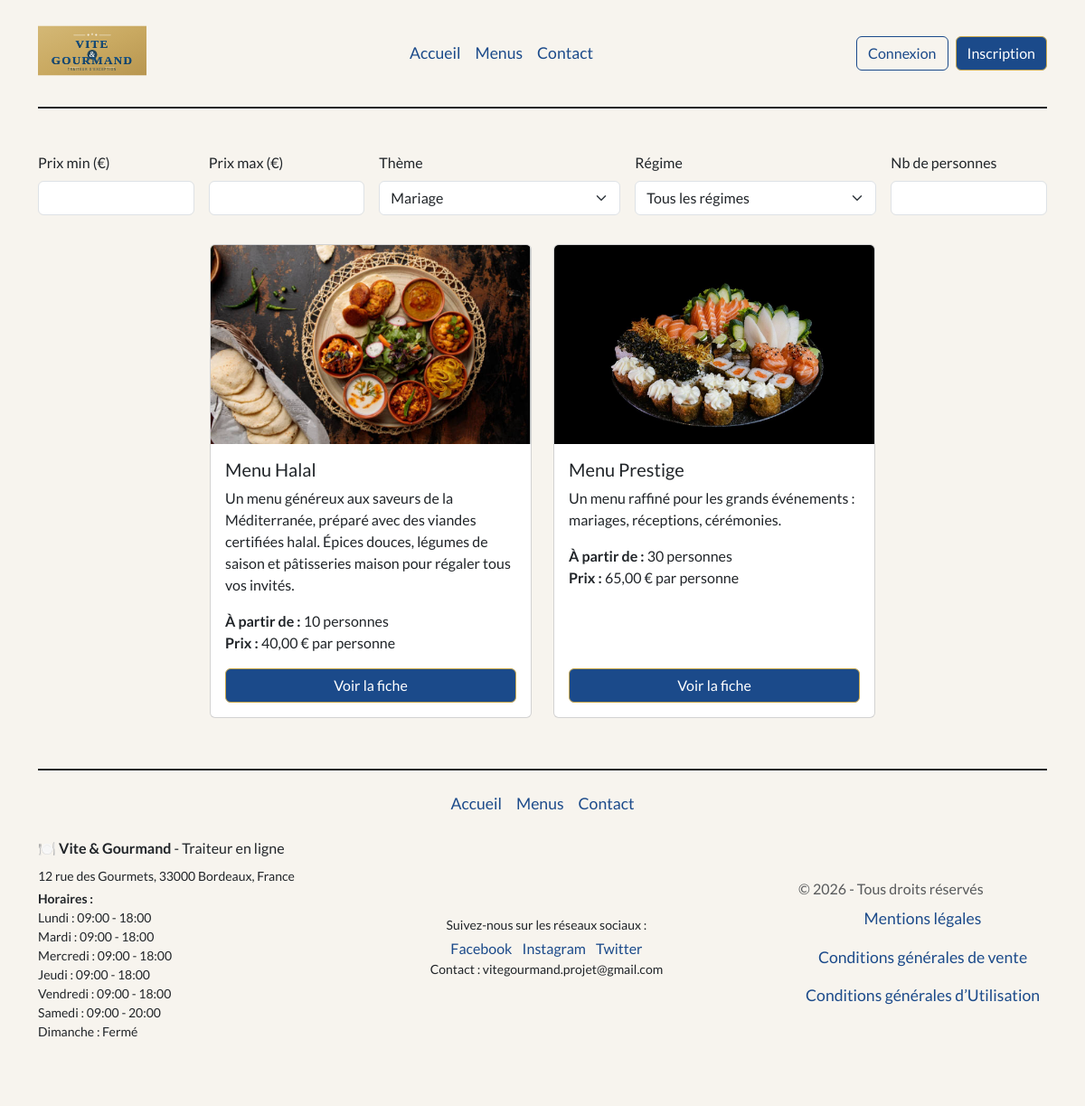
The app's page /index.php?controller=menu&action=list&theme_id=3 with its own data.
### tables this page shows
CREATE TABLE `menu` (
  `menu_id` INT NOT NULL AUTO_INCREMENT,
  `titre` VARCHAR(100) NOT NULL,
  `nombre_personne_minimum` INT NOT NULL,
  `prix_par_personne` DECIMAL(10,2) NOT NULL,
  `description` TEXT NOT NULL,
  `quantite_restante` INT NOT NULL,
  `theme_id` INT NOT NULL,
  `regime_id` INT NOT NULL,
  `conditions` TEXT NOT NULL,
  `photo` VARCHAR(255) NOT NULL,
  PRIMARY KEY (`menu_id`),
  KEY `fk_menu_theme` (`theme_id`),
  KEY `fk_menu_regime` (`regime_id`),
  CONSTRAINT `fk_menu_theme` FOREIGN KEY (`theme_id`) REFERENCES `theme` (`theme_id`) ON DELETE RESTRICT ON UPDATE CASCADE,
  CONSTRAINT `fk_menu_regime` FOREIGN KEY (`regime_id`) REFERENCES `regime` (`regime_id`) ON DELETE RESTRICT ON UPDATE CASCADE
);

CREATE TABLE `horaire` (
  `horaire_id` INT NOT NULL AUTO_INCREMENT,
  `jour` VARCHAR(10) NOT NULL,
  `heure_ouverture` TIME DEFAULT NULL,
  `heure_fermeture` TIME DEFAULT NULL,
  PRIMARY KEY (`horaire_id`)
);

### index.php (called while the page is built, shortened)
<?php
spl_autoload_register(function (string $class) {
    $file = __DIR__ . '/' . str_replace('\\', '/', $class) . '.php';
});
$controller = new Controller();
$controller->route();

### App/Db/Mysql.php (called while the page is built, shortened)
<?php
class Mysql
{
    private $db_name;
    private $db_user;
    private $db_password;
    private $db_port;
    private $db_host;
    private $pdo = null;
    private static $_instance = null;
    public static function getInstance():self
    {
        if (is_null(self::$_instance)) {
            self::$_instance = new Mysql();
        }
        return self::$_instance;
    }
    public function getPDO():\PDO
    {
        if (is_null($this->pdo)) {
            $this->pdo = new \PDO('mysql:dbname=' . $this->db_name . ';charset=utf8;host=' . $this->db_host.':'.$this->db_port, $this->db_user, $this->db_password);
        }
        return $this->pdo;
    }
}

### App/Repository/Repository.php (called while the page is built, shortened)
<?php
class Repository
{
    public function __construct()
    {
        $mysql = Mysql::getInstance();
        $this->pdo = $mysql->getPDO();
    }
}

### App/Repository/ThemeRepository.php (called while the page is built, shortened)
<?php
class ThemeRepository extends Repository
{
    public function findAll(): array
    {
        $query = $this->pdo->prepare("SELECT * FROM theme ORDER BY libelle");
        $query->execute();
        $themes = $query->fetchAll($this->pdo::FETCH_ASSOC);
        $themesArray = [];
        if ($themes) {
            foreach ($themes as $theme) {
                $themesArray[] = Theme::createAndHydrate($theme);
            }
        }
        return $themesArray;
    }
}

### App/Entity/Entity.php (called while the page is built, shortened)
<?php
class Entity
{
    public static function createAndHydrate(array $data): static
    {
        $entity = new static();
        $entity->hydrate($data);
        return $entity;
    }
    public function hydrate(array $data)
    {
        if (count($data) > 0) {
            foreach ($data as $key => $value) {
                $methodName = 'set' . StringTools::toPascalCase($key);
            }
        }
    }
}

### App/Tools/StringTools.php (called while the page is built, shortened)
<?php
class StringTools
{
    public static function toCamelCase(string $value, $pascalCase = false): string
    {
        $value = ucwords(str_replace(array('-', '_'), ' ', $value));
        $value = str_replace(' ', '', $value);
        if ($pascalCase === false) {
            return lcfirst($value);
        } else {
            return $value;
        }
    }
    public static function toPascalCase(string $value): string
    {
        return self::toCamelCase($value, true);
    }
}

### App/Entity/Theme.php (called while the page is built, shortened)
<?php
class Theme extends Entity
{
    protected ?int $theme_id = null;
    protected ?string $libelle = null;
    public function getThemeId(): ?int
    {
        return $this->theme_id;
    }
    public function setThemeId(?int $theme_id): self
    {
        $this->theme_id = $theme_id;
        return $this;
    }
    public function getLibelle(): ?string
    {
        return $this->libelle;
    }
    public function setLibelle(?string $libelle): self
    {
        $this->libelle = $libelle;
        return $this;
    }
}

### App/Repository/MenuRepository.php (called while the page is built, shortened)
<?php
class MenuRepository extends Repository
{
    public function findByFilters(array $filtres): array
    {
        $conditions = [];
        $params = [];
        if (!empty($filtres['theme_id'])) {
            $conditions[] = 'menu.theme_id = :theme_id';
            $params['theme_id'] = (int) $filtres['theme_id'];
        }
        $sql = "SELECT menu.*, theme.libelle
                                    AS theme_libelle, regime.libelle
                                    AS regime_libelle
                                    FROM menu
                                    JOIN theme ON menu.theme_id = theme.theme_id
                                    JOIN regime ON menu.regime_id = regime.regime_id";
        if (!empty($conditions)) {
            $sql .= ' WHERE ' . implode(' AND ', $conditions);
        }
        $sql .= ' ORDER BY menu.titre';
        $query = $this->pdo->prepare($sql);
        $query->execute($params);
        $menus = $query->fetchAll($this->pdo::FETCH_ASSOC);
        $menusArray = [];
        foreach ($menus as $menu) {
            $menusArray[] = Menu::createAndHydrate($menu);
        }
        return $menusArray;
    }
}

### App/Entity/Menu.php (called while the page is built, shortened)
<?php
class Menu extends Entity
{
    protected ?int $menu_id = null;
    protected ?string $titre = null;
    protected ?int $nombre_personne_minimum = null;
    protected ?float $prix_par_personne = null;
    protected ?string $description = null;
    protected ?string $photo = null;
    public function getMenuId(): ?int
    {
        return $this->menu_id;
    }
    public function setMenuId(?int $menu_id): self
    {
        $this->menu_id = $menu_id;
        return $this;
    }
    public function getTitre(): ?string
    {
        return $this->titre;
    }
    public function setTitre(?string $titre): self
    {
        $this->titre = $titre;
        return $this;
    }
    public function getNombrePersonneMinimum(): ?int
    {
        return $this->nombre_personne_minimum;
    }
    public function setNombrePersonneMinimum(?int $nombre_personne_minimum): self
    {
        $this->nombre_personne_minimum = $nombre_personne_minimum;
        return $this;
    }
    public function getPrixParPersonne(): ?float
    {
        return $this->prix_par_personne;
    }
    public function setPrixParPersonne(?float $prix_par_personne): self
    {
        $this->prix_par_personne = $prix_par_personne;
        return $this;
    }
    public function getDescription(): ?string
    {
        return $this->description;
    }
    public function setDescription(?string $description): self
    {
        $this->description = $description;
        return $this;
    }
    public function setQuantiteRestante(?int $quantite_restante): self
    {
        return $this;
    }
    public function setConditions(?string $conditions): self
    {
        return $this;
    }
    public function getPhoto(): ?string
    {
        return $this->photo;
    }
    public function setPhoto(?string $photo): self
    {
        $this->photo = $photo;
        return $this;
    }
    public function setThemeId(?int $theme_id): self
    {
        return $this;
    }
    public function setRegimeId(?int $regime_id): self
    {
        return $this;
    }
    public function setThemeLibelle(?string $theme_libelle): self
    {
        return $this;
    }
    public function setRegimeLibelle(?string $regime_libelle): self
    {
        return $this;
    }
}

### App/Config/menu.php (called while the page is built)
<?php
return [
    ['label' => 'Accueil', 'controller' => 'page', 'action' => 'accueil'],
    ['label' => 'Menus', 'controller' => 'menu', 'action' => 'list'],
    ['label' => 'Contact', 'controller' => 'contact', 'action' => 'index'],
];

### App/Tools/NavigationTools.php (called while the page is built, shortened)
<?php
class NavigationTools
{
    public static function addActiveClass($controller, $action)
    {
        if (isset($_GET['controller']) && $_GET['controller'] === $controller
            && isset($_GET['action']) && $_GET['action'] === $action) {
            return 'active';
        } else if (!isset($_GET['controller']) && $controller === 'page' && $action === 'accueil') {
            return 'active';
        }
        return '';
    }
}

### App/Entity/Horaire.php (called while the page is built, shortened)
<?php
class Horaire extends Entity
{
    protected ?string $jour = null;
    protected ?string $heure_ouverture = null;
    protected ?string $heure_fermeture = null;
    public function getJour(): ?string
    {
        return $this->jour;
    }
    public function setJour(?string $jour): self
    {
        $this->jour = $jour;
        return $this;
    }
    public function getHeureOuverture(): ?string
    {
        return $this->heure_ouverture;
    }
    public function setHeureOuverture(?string $heure_ouverture): self
    {
        $this->heure_ouverture = $heure_ouverture;
        return $this;
    }
    public function getHeureFermeture(): ?string
    {
        return $this->heure_fermeture;
    }
    public function setHeureFermeture(?string $heure_fermeture): self
    {
        $this->heure_fermeture = $heure_fermeture;
        return $this;
    }
}

### App/Repository/HoraireRepository.php (called while the page is built, shortened)
<?php
class HoraireRepository extends Repository
{
    public function findAll(): array
    {
        $query = $this->pdo->prepare('SELECT * FROM horaire ORDER BY horaire_id');
        $query->execute();
        $horaires = [];
        foreach ($query->fetchAll($this->pdo::FETCH_ASSOC) as $horaire) {
            $horaires[] = Horaire::createAndHydrate($horaire);
        }
        return $horaires;
    }
}

### templates/menus/list.php (the view, shortened to what this page needs)
<?php require_once _ROOTPATH_ . '/templates/header.php';
?>
<div class="container my-5">
    <form id="filtres-menus" class="row g-3 mb-4 align-items-end">
        <div class="col-6 col-md-2">
            <label for="prix_min" class="form-label">Prix min (€)</label>
            <input type="number" id="prix_min" name="prix_min" class="form-control" min="0" step="1">
        </div>
        <div class="col-6 col-md-2">
            <label for="prix_max" class="form-label">Prix max (€)</label>
            <input type="number" id="prix_max" name="prix_max" class="form-control" min="0" step="1">
        </div>
        <div class="col-12 col-md-3">
            <label for="theme_id" class="form-label">Thème</label>
            <select id="theme_id" name="theme_id" class="form-select">
                <?php foreach ($themes as $theme) { ?>
                    <option value="<?= $theme->getThemeId() ?>" <?= $theme->getThemeId() === $themeChoisi ? 'selected' : '' ?>><?= htmlspecialchars($theme->getLibelle()) ?></option>
                <?php } ?>
            </select>
        </div>
        <div class="col-12 col-md-3">
            <label for="regime_id" class="form-label">Régime</label>
            <select id="regime_id" name="regime_id" class="form-select">
                <option value="">Tous les régimes</option>
            </select>
        </div>
        <div class="col-12 col-md-2">
            <label for="nb_personnes" class="form-label">Nb de personnes</label>
            <input type="number" id="nb_personnes" name="nb_personnes" class="form-control" min="1" step="1">
        </div>
    </form>
    <div class="row justify-content-center" id="liste-menus">
        <?php require _ROOTPATH_ . '/templates/menus/_cards.php'; ?>
    </div>
</div>
<?php require_once _ROOTPATH_ . '/templates/footer.php'; ?>

### templates/menus/_cards.php (shortened to what this page needs)
<?php foreach ($menus as $menu) {
?>
    <div class="col-md-4 my-2">
        <div class="card w-100 h-100">
            <img src="/public/assets/images/menu/<?= htmlspecialchars($menu->getPhoto()) ?>" class="card-img-top" style="height: 220px; object-fit: cover; object-position: center 42%;" alt="<?= htmlspecialchars($menu->getTitre()) ?>">
            <div class="card-body d-flex flex-column">
                <h5 class="card-title"><?= htmlspecialchars($menu->getTitre()) ?></h5>
                <p class="card-text"><?= htmlspecialchars($menu->getDescription()) ?></p>
                <ul class="list-unstyled mb-3">
                    <li><strong>À partir de :</strong> <?= $menu->getNombrePersonneMinimum() ?> personnes</li>
                    <li><strong>Prix :</strong> <?= number_format($menu->getPrixParPersonne(), 2, ',', ' ') ?> € par personne</li>
                </ul>
                <a href="index.php?controller=menu&action=show&id=<?= $menu->getMenuId() ?>" class="btn btn-primary mt-auto">Voir la fiche</a>
            </div>
        </div>
    </div>
<?php } ?>

### templates/footer.php (shortened to what this page needs)
<?php
$mainMenu = require __DIR__ . '/../App/Config/menu.php';
?>
</main>
<div class="container">
    <footer class="d-flex flex-column align-items-center py-3 my-4 border-top border-dark border-2">
        <ul class="nav w-100 justify-content-center align-items-center list-unstyled mb-3">
            <?php foreach ($mainMenu as $item) {  ?>
                <li><a href="/index.php?controller=<?= $item['controller'] ?>&action=<?= $item['action'] ?> " class="nav-link px-2 <?= NavigationTools::addActiveClass($item['controller'], $item['action']) ?>"><?= $item['label'] ?></a></li>
            <?php } ?>
        </ul>
        <div class="w-100 d-flex flex-column flex-md-row justify-content-between align-items-center mb-3">
            <div class="mb-3 mb-md-0 text-center text-md-start">
                <p class="mb-2"> 🍽️ <strong>Vite & Gourmand</strong> - Traiteur en ligne</p>
                <p class=" mb-1 small">12 rue des Gourmets, 33000 Bordeaux, France</p>
                <p class="mb2 small">
                    <strong>Horaires :</strong><br>
                    <?php foreach ($horairesFooter ?? [] as $horaire) { ?>
                        <?= htmlspecialchars(ucfirst($horaire->getJour())) ?> :
                        <?php if ($horaire->getHeureOuverture()) { ?>
                            <?= substr($horaire->getHeureOuverture(), 0, 5) ?> - <?= substr($horaire->getHeureFermeture(), 0, 5) ?>
                        <?php } else { ?>
                            Fermé
                        <?php } ?>
                        <br>
                    <?php } ?>
                </p>
            </div>
            <div class="mb-3 mb-md-0 text-center">
                <p class="mb-1 small">Suivez-nous sur les réseaux sociaux :</p>
                <a href="#" class="text-decoration-none me-2">Facebook</a>
                <a href="#" class="text-decoration-none me-2">Instagram</a>
                <a href="#" class="text-decoration-none">Twitter</a>
                <p class="mb-0 small">Contact : vitegourmand.projet@gmail.com</p>
            </div>
            <div>
                <p class="mb-0 text-body-secondary">© <?= date('Y') ?> - Tous droits réservés </p>
                <ul class="nav flex-column align-items-center list-unstyled mb-0">
                    <li><a href="/index.php?controller=page&action=mentionsLegales" class="nav-link px-2 link-primary">Mentions légales</a></li>
                    <li><a href="/index.php?controller=page&action=cgv" class="nav-link px-2 link-primary">Conditions générales de vente</a></li>
                    <li><a href="/index.php?controller=page&action=cgu" class="nav-link px-2 link-primary">Conditions générales d’Utilisation</a></li>
                </ul>
            </div>
        </div>
    </footer>
</div>
</body>
</html>

### records on screen
menu: photo (picture), titre "Menu Halal", description "Un menu généreux aux saveurs de la Méditerranée, préparé avec des viandes certifiées halal. Épices douces, légumes de saison et pâtisseries maison pour régaler tous vos invités.", nombre_personne_minimum "10", prix_par_personne "40,00"
menu: photo (picture), titre "Menu Prestige", description "Un menu raffiné pour les grands événements : mariages, réceptions, cérémonies.", nombre_personne_minimum "30", prix_par_personne "65,00"
horaire: jour "Lundi", heure_ouverture "09:00", heure_fermeture "18:00"
horaire: jour "Mardi", heure_ouverture "09:00", heure_fermeture "18:00"
horaire: jour "Mercredi", heure_ouverture "09:00", heure_fermeture "18:00"
horaire: jour "Jeudi", heure_ouverture "09:00", heure_fermeture "18:00"
horaire: jour "Vendredi", heure_ouverture "09:00", heure_fermeture "18:00"
horaire: jour "Samedi", heure_ouverture "09:00", heure_fermeture "20:00"
horaire: jour "Dimanche", shows "Fermé"

### other values on screen
$item['label'] "Accueil"
$item['label'] "Menus"
$item['label'] "Contact"
form field theme_id "Mariage"
